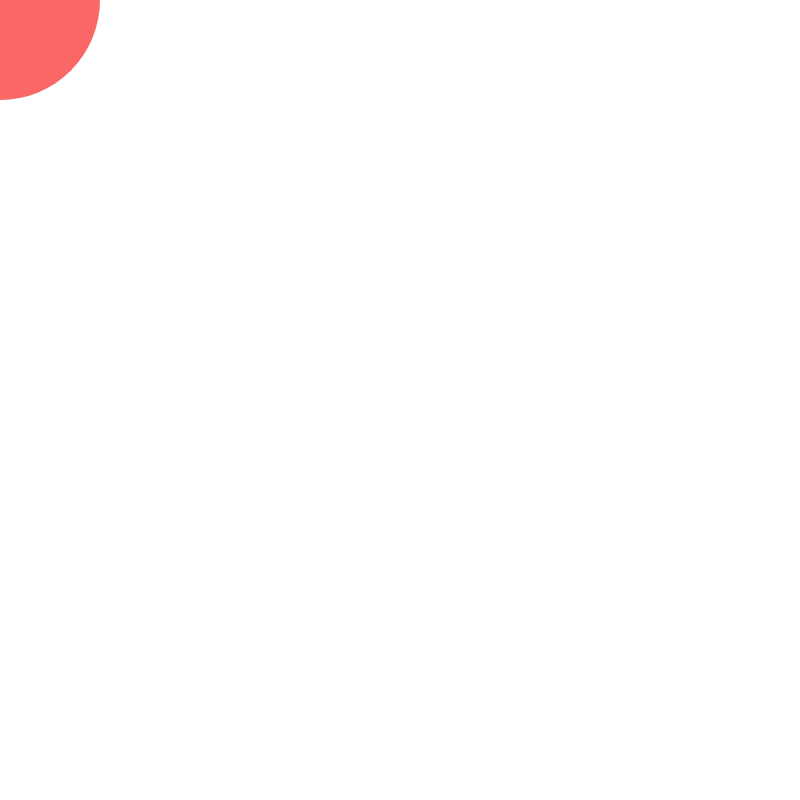
Frame 1 (no input)
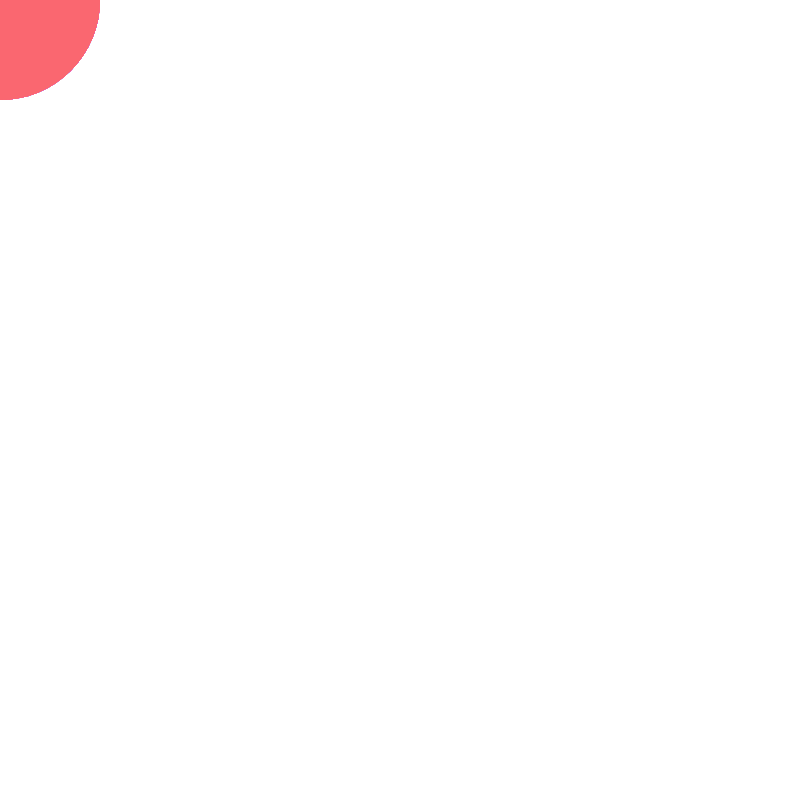
Frame 60 (no input)
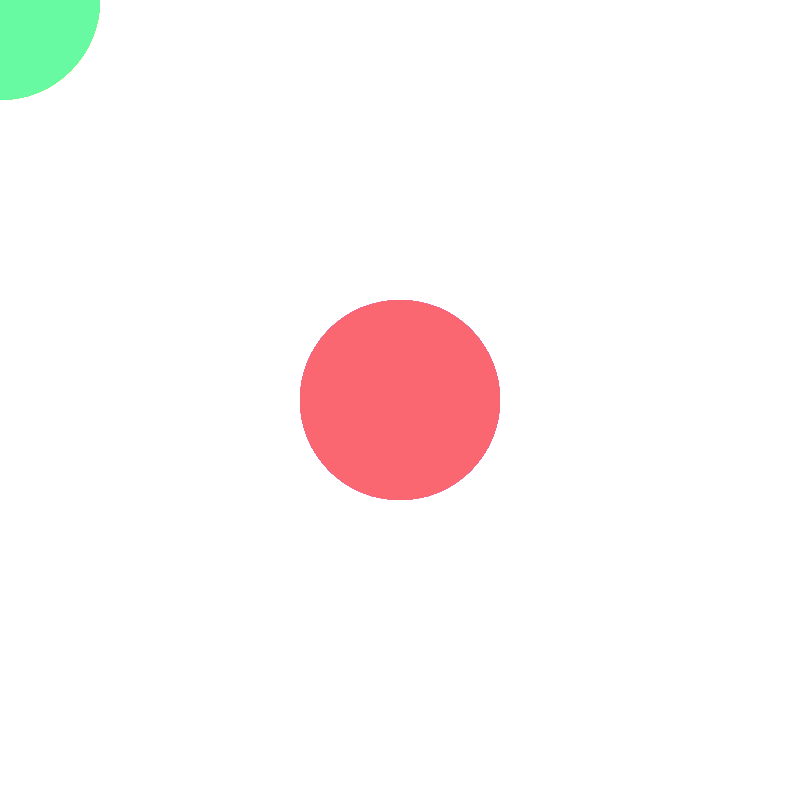
Frame 120 (the mouse pressed at the canvas centre since frame 60)

The p5.js sketch that drew these frames (run headless with seeded random() and noise() and a simulated clock; from frame 60 on, the mouse is pressed at the canvas centre):

// p5.js sketch
// ── sketch.js
var particles= [];
var numOfParticles = 100;
var currentParticleIndex = 0;

function setup() {
  createCanvas(800, 800);
  colorMode (HSB, 255);
  noStroke();

  for (var i = 0; i < numOfParticles; i++) {
    particles[i] = new Particle(-100, -100, 200);
  }
}

function draw() {
  background(255);
  currentParticleIndex++;
  if (currentParticleIndex >= numOfParticles) {
    currentParticleIndex = 0;
  }
  particles[currentParticleIndex].update(mouseX, mouseY);
  for (var i = 0; i<numOfParticles; i++) {
    fill(i/numOfParticles * 255, 150, 250);
    // modulo
    var index = (currentParticleIndex + i) % numOfParticles;
    particles[index].draw();
  }
}

// ── particle.js
function Particle(x, y, size) {
    this.x = x;
    this.y = y;
    this.size = size;
    this.update = function (x, y) {
      this.x = x;
      this.y = y;
    }

  this.draw = function () {
    ellipse(this.x, this.y, this.size, this.size);
  }
}
